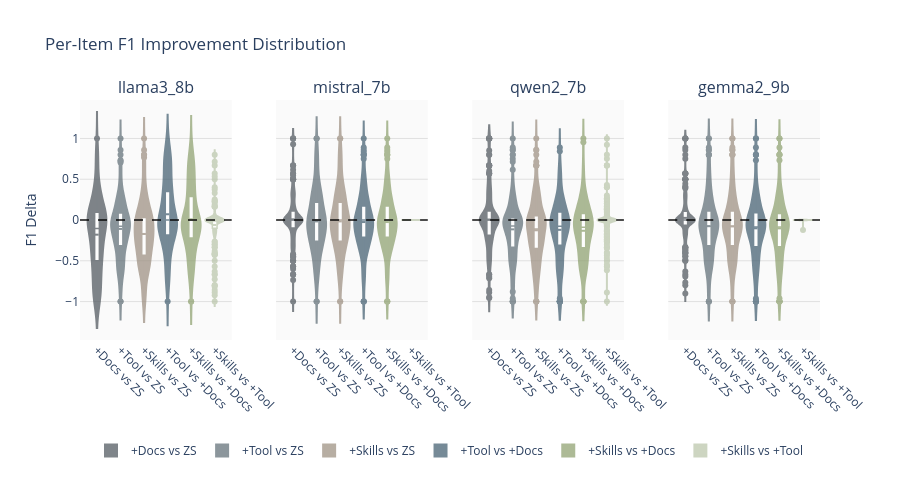

Here is the notebook cell this chart was saved with:
### Markdown cell above
#### Paired Delta Plot

Distribution of per-item improvements. This is a descriptive distribution, not an outlier-robustness test.

### Code cell
# Paired Delta Plot (violin plots) - Faceted by Model

deltas = []
for model in models:
    model_data = df_results[df_results["model"] == model]
    pivot = model_data.pivot(index="sample_id", columns="condition", values="f1")

    comparisons = [
        ("with_docs", "zero_shot", "+Docs vs ZS"),
        ("with_tools", "zero_shot", "+Tool vs ZS"),
        ("with_skills", "zero_shot", "+Skills vs ZS"),
        ("with_tools", "with_docs", "+Tool vs +Docs"),
        ("with_skills", "with_docs", "+Skills vs +Docs"),
        ("with_skills", "with_tools", "+Skills vs +Tool"),
    ]

    for cond1, cond2, label in comparisons:
        if cond1 in pivot.columns and cond2 in pivot.columns:
            delta = pivot[cond1] - pivot[cond2]
            for d in delta.dropna():
                deltas.append({"model": model, "comparison": label, "delta": d})

df_deltas = pd.DataFrame(deltas)

if len(df_deltas) > 0:
    comparison_labels = [
        c for c in COMPARISON_ORDER if c in df_deltas["comparison"].values
    ]

    fig = make_subplots(
        rows=1,
        cols=len(models),
        subplot_titles=models,
        shared_yaxes=True,
        horizontal_spacing=0.06,
    )

    for i, model in enumerate(models):
        model_deltas = df_deltas[df_deltas["model"] == model]

        for comp in comparison_labels:
            subset = model_deltas[model_deltas["comparison"] == comp]

            if len(subset) > 0:
                fig.add_trace(
                    go.Violin(
                        x=[comp] * len(subset),
                        y=subset["delta"],
                        name=comp,
                        legendgroup=comp,
                        scalemode="width",
                        width=0.8,
                        line_color=COMPARISON_COLORS[comp],
                        fillcolor=COMPARISON_COLORS[comp],
                        opacity=0.7,
                        meanline_visible=True,
                        box_visible=True,
                        box_fillcolor="white",
                        box_line=dict(color=COMPARISON_COLORS[comp], width=1.5),
                        showlegend=(i == 0),
                    ),
                    row=1,
                    col=i + 1,
                )

    # Add zero reference line to each subplot
    for i in range(len(models)):
        fig.add_hline(
            y=0, line_dash="dash", line_color="black", opacity=0.7, row=1, col=i + 1
        )

    fig.update_layout(
        title="Per-Item F1 Improvement Distribution",
        plot_bgcolor="#fafafa",
        legend=dict(orientation="h", yanchor="top", y=-0.40, xanchor="center", x=0.5),
        margin=dict(b=160),
        height=500,
        width=900,
        violinmode="group",
    )

    for col in range(1, len(models) + 1):
        fig.update_yaxes(
            title_text="F1 Delta" if col == 1 else None,
            gridcolor="#e0e0e0",
            row=1,
            col=col,
        )
    fig.update_xaxes(tickangle=45)

    fig.show(renderer="svg", config=dict(toImageButtonOptions=dict(scale=300 / 96)))

    # Summary stats by model as DataFrame
    delta_rows = []
    for model in models:
        model_deltas = df_deltas[df_deltas["model"] == model]
        for comp in comparison_labels:
            subset = model_deltas[model_deltas["comparison"] == comp]["delta"]
            if len(subset) > 0:
                pct_positive = (subset > 0).mean() * 100
                delta_rows.append(
                    {
                        "model": model,
                        "comparison": comp,
                        "mean_delta": subset.mean(),
                        "% improved": pct_positive,
                    }
                )
    delta_summary = pd.DataFrame(delta_rows)
    display(
        delta_summary.style.format(
            {"mean_delta": "{:.3f}", "% improved": "{:.1f}%"}
        ).set_caption(
            "Delta Summary by Model: mean F1 change and % of samples that improved"
        )
    )
else:
    print("Not enough data for paired delta analysis")

### Figure 1 — Plotly figure (JSON) as saved in the notebook; plotly's stock layout.template omitted (floating-point values rounded to 4 significant figures; data arrays with more than 128 entries replaced by an {"elided": "..."} marker saying what was removed)
{"data": [{"box": {"fillcolor": "white", "line": {"color": "#4A5259", "width": 1.5}, "visible": true}, "fillcolor": "#4A5259", "legendgroup": "+Docs vs ZS", "line": {"color": "#4A5259"}, "meanline": {"visible": true}, "name": "+Docs vs ZS", "opacity": 0.7, "scalemode": "width", "showlegend": true, "width": 0.8, "x": {"elided": "200 str values"}, "y": {"elided": "200 float values"}, "type": "violin", "xaxis": "x", "yaxis": "y"}, {"box": {"fillcolor": "white", "line": {"color": "#5C6B73", "width": 1.5}, "visible": true}, "fillcolor": "#5C6B73", "legendgroup": "+Tool vs ZS", "line": {"color": "#5C6B73"}, "meanline": {"visible": true}, "name": "+Tool vs ZS", "opacity": 0.7, "scalemode": "width", "showlegend": true, "width": 0.8, "x": {"elided": "200 str values"}, "y": {"elided": "200 float values"}, "type": "violin", "xaxis": "x", "yaxis": "y"}, {"box": {"fillcolor": "white", "line": {"color": "#9A8C7D", "width": 1.5}, "visible": true}, "fillcolor": "#9A8C7D", "legendgroup": "+Skills vs ZS", "line": {"color": "#9A8C7D"}, "meanline": {"visible": true}, "name": "+Skills vs ZS", "opacity": 0.7, "scalemode": "width", "showlegend": true, "width": 0.8, "x": {"elided": "200 str values"}, "y": {"elided": "200 float values"}, "type": "violin", "xaxis": "x", "yaxis": "y"}, {"box": {"fillcolor": "white", "line": {"color": "#3D5A6C", "width": 1.5}, "visible": true}, "fillcolor": "#3D5A6C", "legendgroup": "+Tool vs +Docs", "line": {"color": "#3D5A6C"}, "meanline": {"visible": true}, "name": "+Tool vs +Docs", "opacity": 0.7, "scalemode": "width", "showlegend": true, "width": 0.8, "x": {"elided": "200 str values"}, "y": {"elided": "200 float values"}, "type": "violin", "xaxis": "x", "yaxis": "y"}, {"box": {"fillcolor": "white", "line": {"color": "#8B9E6B", "width": 1.5}, "visible": true}, "fillcolor": "#8B9E6B", "legendgroup": "+Skills vs +Docs", "line": {"color": "#8B9E6B"}, "meanline": {"visible": true}, "name": "+Skills vs +Docs", "opacity": 0.7, "scalemode": "width", "showlegend": true, "width": 0.8, "x": {"elided": "200 str values"}, "y": {"elided": "200 float values"}, "type": "violin", "xaxis": "x", "yaxis": "y"}, {"box": {"fillcolor": "white", "line": {"color": "#B8C4A8", "width": 1.5}, "visible": true}, "fillcolor": "#B8C4A8", "legendgroup": "+Skills vs +Tool", "line": {"color": "#B8C4A8"}, "meanline": {"visible": true}, "name": "+Skills vs +Tool", "opacity": 0.7, "scalemode": "width", "showlegend": true, "width": 0.8, "x": {"elided": "200 str values"}, "y": {"elided": "200 float values"}, "type": "violin", "xaxis": "x", "yaxis": "y"}, {"box": {"fillcolor": "white", "line": {"color": "#4A5259", "width": 1.5}, "visible": true}, "fillcolor": "#4A5259", "legendgroup": "+Docs vs ZS", "line": {"color": "#4A5259"}, "meanline": {"visible": true}, "name": "+Docs vs ZS", "opacity": 0.7, "scalemode": "width", "showlegend": false, "width": 0.8, "x": {"elided": "200 str values"}, "y": {"elided": "200 float values"}, "type": "violin", "xaxis": "x2", "yaxis": "y2"}, {"box": {"fillcolor": "white", "line": {"color": "#5C6B73", "width": 1.5}, "visible": true}, "fillcolor": "#5C6B73", "legendgroup": "+Tool vs ZS", "line": {"color": "#5C6B73"}, "meanline": {"visible": true}, "name": "+Tool vs ZS", "opacity": 0.7, "scalemode": "width", "showlegend": false, "width": 0.8, "x": {"elided": "200 str values"}, "y": {"elided": "200 float values"}, "type": "violin", "xaxis": "x2", "yaxis": "y2"}, {"box": {"fillcolor": "white", "line": {"color": "#9A8C7D", "width": 1.5}, "visible": true}, "fillcolor": "#9A8C7D", "legendgroup": "+Skills vs ZS", "line": {"color": "#9A8C7D"}, "meanline": {"visible": true}, "name": "+Skills vs ZS", "opacity": 0.7, "scalemode": "width", "showlegend": false, "width": 0.8, "x": {"elided": "200 str values"}, "y": {"elided": "200 float values"}, "type": "violin", "xaxis": "x2", "yaxis": "y2"}, {"box": {"fillcolor": "white", "line": {"color": "#3D5A6C", "width": 1.5}, "visible": true}, "fillcolor": "#3D5A6C", "legendgroup": "+Tool vs +Docs", "line": {"color": "#3D5A6C"}, "meanline": {"visible": true}, "name": "+Tool vs +Docs", "opacity": 0.7, "scalemode": "width", "showlegend": false, "width": 0.8, "x": {"elided": "200 str values"}, "y": {"elided": "200 float values"}, "type": "violin", "xaxis": "x2", "yaxis": "y2"}, {"box": {"fillcolor": "white", "line": {"color": "#8B9E6B", "width": 1.5}, "visible": true}, "fillcolor": "#8B9E6B", "legendgroup": "+Skills vs +Docs", "line": {"color": "#8B9E6B"}, "meanline": {"visible": true}, "name": "+Skills vs +Docs", "opacity": 0.7, "scalemode": "width", "showlegend": false, "width": 0.8, "x": {"elided": "200 str values"}, "y": {"elided": "200 float values"}, "type": "violin", "xaxis": "x2", "yaxis": "y2"}, {"box": {"fillcolor": "white", "line": {"color": "#B8C4A8", "width": 1.5}, "visible": true}, "fillcolor": "#B8C4A8", "legendgroup": "+Skills vs +Tool", "line": {"color": "#B8C4A8"}, "meanline": {"visible": true}, "name": "+Skills vs +Tool", "opacity": 0.7, "scalemode": "width", "showlegend": false, "width": 0.8, "x": {"elided": "200 str values"}, "y": {"elided": "200 float values"}, "type": "violin", "xaxis": "x2", "yaxis": "y2"}, {"box": {"fillcolor": "white", "line": {"color": "#4A5259", "width": 1.5}, "visible": true}, "fillcolor": "#4A5259", "legendgroup": "+Docs vs ZS", "line": {"color": "#4A5259"}, "meanline": {"visible": true}, "name": "+Docs vs ZS", "opacity": 0.7, "scalemode": "width", "showlegend": false, "width": 0.8, "x": {"elided": "200 str values"}, "y": {"elided": "200 float values"}, "type": "violin", "xaxis": "x3", "yaxis": "y3"}, {"box": {"fillcolor": "white", "line": {"color": "#5C6B73", "width": 1.5}, "visible": true}, "fillcolor": "#5C6B73", "legendgroup": "+Tool vs ZS", "line": {"color": "#5C6B73"}, "meanline": {"visible": true}, "name": "+Tool vs ZS", "opacity": 0.7, "scalemode": "width", "showlegend": false, "width": 0.8, "x": {"elided": "200 str values"}, "y": {"elided": "200 float values"}, "type": "violin", "xaxis": "x3", "yaxis": "y3"}, {"box": {"fillcolor": "white", "line": {"color": "#9A8C7D", "width": 1.5}, "visible": true}, "fillcolor": "#9A8C7D", "legendgroup": "+Skills vs ZS", "line": {"color": "#9A8C7D"}, "meanline": {"visible": true}, "name": "+Skills vs ZS", "opacity": 0.7, "scalemode": "width", "showlegend": false, "width": 0.8, "x": {"elided": "200 str values"}, "y": {"elided": "200 float values"}, "type": "violin", "xaxis": "x3", "yaxis": "y3"}, {"box": {"fillcolor": "white", "line": {"color": "#3D5A6C", "width": 1.5}, "visible": true}, "fillcolor": "#3D5A6C", "legendgroup": "+Tool vs +Docs", "line": {"color": "#3D5A6C"}, "meanline": {"visible": true}, "name": "+Tool vs +Docs", "opacity": 0.7, "scalemode": "width", "showlegend": false, "width": 0.8, "x": {"elided": "200 str values"}, "y": {"elided": "200 float values"}, "type": "violin", "xaxis": "x3", "yaxis": "y3"}, {"box": {"fillcolor": "white", "line": {"color": "#8B9E6B", "width": 1.5}, "visible": true}, "fillcolor": "#8B9E6B", "legendgroup": "+Skills vs +Docs", "line": {"color": "#8B9E6B"}, "meanline": {"visible": true}, "name": "+Skills vs +Docs", "opacity": 0.7, "scalemode": "width", "showlegend": false, "width": 0.8, "x": {"elided": "200 str values"}, "y": {"elided": "200 float values"}, "type": "violin", "xaxis": "x3", "yaxis": "y3"}, {"box": {"fillcolor": "white", "line": {"color": "#B8C4A8", "width": 1.5}, "visible": true}, "fillcolor": "#B8C4A8", "legendgroup": "+Skills vs +Tool", "line": {"color": "#B8C4A8"}, "meanline": {"visible": true}, "name": "+Skills vs +Tool", "opacity": 0.7, "scalemode": "width", "showlegend": false, "width": 0.8, "x": {"elided": "200 str values"}, "y": {"elided": "200 float values"}, "type": "violin", "xaxis": "x3", "yaxis": "y3"}, {"box": {"fillcolor": "white", "line": {"color": "#4A5259", "width": 1.5}, "visible": true}, "fillcolor": "#4A5259", "legendgroup": "+Docs vs ZS", "line": {"color": "#4A5259"}, "meanline": {"visible": true}, "name": "+Docs vs ZS", "opacity": 0.7, "scalemode": "width", "showlegend": false, "width": 0.8, "x": {"elided": "200 str values"}, "y": {"elided": "200 float values"}, "type": "violin", "xaxis": "x4", "yaxis": "y4"}, {"box": {"fillcolor": "white", "line": {"color": "#5C6B73", "width": 1.5}, "visible": true}, "fillcolor": "#5C6B73", "legendgroup": "+Tool vs ZS", "line": {"color": "#5C6B73"}, "meanline": {"visible": true}, "name": "+Tool vs ZS", "opacity": 0.7, "scalemode": "width", "showlegend": false, "width": 0.8, "x": {"elided": "200 str values"}, "y": {"elided": "200 float values"}, "type": "violin", "xaxis": "x4", "yaxis": "y4"}, {"box": {"fillcolor": "white", "line": {"color": "#9A8C7D", "width": 1.5}, "visible": true}, "fillcolor": "#9A8C7D", "legendgroup": "+Skills vs ZS", "line": {"color": "#9A8C7D"}, "meanline": {"visible": true}, "name": "+Skills vs ZS", "opacity": 0.7, "scalemode": "width", "showlegend": false, "width": 0.8, "x": {"elided": "200 str values"}, "y": {"elided": "200 float values"}, "type": "violin", "xaxis": "x4", "yaxis": "y4"}, {"box": {"fillcolor": "white", "line": {"color": "#3D5A6C", "width": 1.5}, "visible": true}, "fillcolor": "#3D5A6C", "legendgroup": "+Tool vs +Docs", "line": {"color": "#3D5A6C"}, "meanline": {"visible": true}, "name": "+Tool vs +Docs", "opacity": 0.7, "scalemode": "width", "showlegend": false, "width": 0.8, "x": {"elided": "200 str values"}, "y": {"elided": "200 float values"}, "type": "violin", "xaxis": "x4", "yaxis": "y4"}, {"box": {"fillcolor": "white", "line": {"color": "#8B9E6B", "width": 1.5}, "visible": true}, "fillcolor": "#8B9E6B", "legendgroup": "+Skills vs +Docs", "line": {"color": "#8B9E6B"}, "meanline": {"visible": true}, "name": "+Skills vs +Docs", "opacity": 0.7, "scalemode": "width", "showlegend": false, "width": 0.8, "x": {"elided": "200 str values"}, "y": {"elided": "200 float values"}, "type": "violin", "xaxis": "x4", "yaxis": "y4"}, {"box": {"fillcolor": "white", "line": {"color": "#B8C4A8", "width": 1.5}, "visible": true}, "fillcolor": "#B8C4A8", "legendgroup": "+Skills vs +Tool", "line": {"color": "#B8C4A8"}, "meanline": {"visible": true}, "name": "+Skills vs +Tool", "opacity": 0.7, "scalemode": "width", "showlegend": false, "width": 0.8, "x": {"elided": "200 str values"}, "y": {"elided": "200 float values"}, "type": "violin", "xaxis": "x4", "yaxis": "y4"}], "layout": {"xaxis": {"anchor": "y", "domain": [0.0, 0.205], "tickangle": 45}, "yaxis": {"anchor": "x", "domain": [0.0, 1.0], "title": {"text": "F1 Delta"}, "gridcolor": "#e0e0e0"}, "xaxis2": {"anchor": "y2", "domain": [0.265, 0.47], "tickangle": 45}, "yaxis2": {"anchor": "x2", "domain": [0.0, 1.0], "matches": "y", "showticklabels": false, "gridcolor": "#e0e0e0"}, "xaxis3": {"anchor": "y3", "domain": [0.53, 0.735], "tickangle": 45}, "yaxis3": {"anchor": "x3", "domain": [0.0, 1.0], "matches": "y", "showticklabels": false, "gridcolor": "#e0e0e0"}, "xaxis4": {"anchor": "y4", "domain": [0.795, 1.0], "tickangle": 45}, "yaxis4": {"anchor": "x4", "domain": [0.0, 1.0], "matches": "y", "showticklabels": false, "gridcolor": "#e0e0e0"}, "annotations": [{"font": {"size": 16}, "showarrow": false, "text": "llama3_8b", "x": 0.1025, "xanchor": "center", "xref": "paper", "y": 1.0, "yanchor": "bottom", "yref": "paper"}, {"font": {"size": 16}, "showarrow": false, "text": "mistral_7b", "x": 0.3675, "xanchor": "center", "xref": "paper", "y": 1.0, "yanchor": "bottom", "yref": "paper"}, {"font": {"size": 16}, "showarrow": false, "text": "qwen2_7b", "x": 0.6325, "xanchor": "center", "xref": "paper", "y": 1.0, "yanchor": "bottom", "yref": "paper"}, {"font": {"size": 16}, "showarrow": false, "text": "gemma2_9b", "x": 0.8975, "xanchor": "center", "xref": "paper", "y": 1.0, "yanchor": "bottom", "yref": "paper"}], "shapes": [{"line": {"color": "black", "dash": "dash"}, "opacity": 0.7, "type": "line", "x0": 0, "x1": 1, "xref": "x domain", "y0": 0, "y1": 0, "yref": "y"}, {"line": {"color": "black", "dash": "dash"}, "opacity": 0.7, "type": "line", "x0": 0, "x1": 1, "xref": "x2 domain", "y0": 0, "y1": 0, "yref": "y2"}, {"line": {"color": "black", "dash": "dash"}, "opacity": 0.7, "type": "line", "x0": 0, "x1": 1, "xref": "x3 domain", "y0": 0, "y1": 0, "yref": "y3"}, {"line": {"color": "black", "dash": "dash"}, "opacity": 0.7, "type": "line", "x0": 0, "x1": 1, "xref": "x4 domain", "y0": 0, "y1": 0, "yref": "y4"}], "legend": {"orientation": "h", "yanchor": "top", "y": -0.4, "xanchor": "center", "x": 0.5}, "margin": {"b": 160}, "title": {"text": "Per-Item F1 Improvement Distribution"}, "plot_bgcolor": "#fafafa", "height": 500, "width": 900, "violinmode": "group"}}
